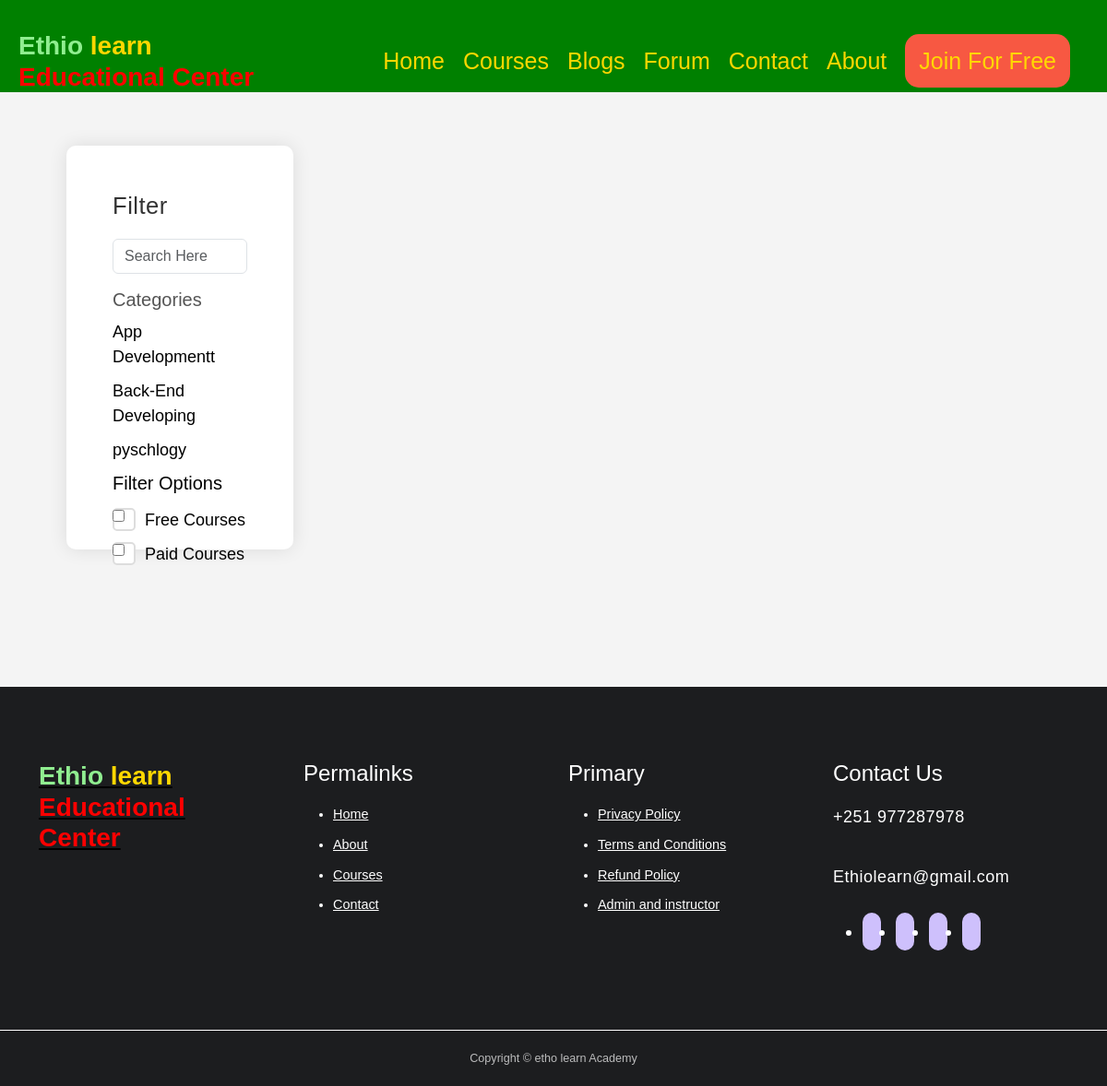
/Course.php, run on the app's committed database.
### tables this page shows
CREATE TABLE `categories` (
  `id` int(11) NOT NULL,
  `icon` varchar(255) DEFAULT NULL,
  `catagorie_name` varchar(255) DEFAULT NULL,
  `description` text DEFAULT NULL
);

### Course.php (the view, shortened to what this page needs)
<?php
include_once("Inc/Header.php");
include_once("DB_Files/db.php");
?>
<link rel="stylesheet" href="CSS/responsiveness.css">
<link rel="stylesheet" href="CSS/filter.css">
<section class="coursess">
    <div class="container">
        <div class="row">
            <div class="col-md-3">
                <div class="filter-container">
                    <div class="filter-header">
                        <h3>Filter</h3>
                    </div>
                    <div class="card-body">
                        <div class="input-group mb-3">
                            <input type="text" class="form-control" id="search_text" name="search_text" placeholder="Search Here">
                        </div>
                        <div class="categories">
                            <h4>Categories</h4>
                            <ul>
                                <?php
                                $sql_categories = "SELECT * FROM categories";
                                $result_categories = $conn->query($sql_categories);
                                if ($result_categories->num_rows > 0) {
                                    while ($row_category = $result_categories->fetch_assoc()) {
                                        echo '<li class="category" data-category-id="' . $row_category['id'] . '">' . $row_category['catagorie_name'] . '</li>';
                                    }
                                }
                                ?>
                            </ul>
                        </div>
                        <div class="filter-options">
                            <h4>Filter Options</h4>
                            <label><input type="checkbox" id="free_courses"> Free Courses</label>
                            <label><input type="checkbox" id="paid_courses"> Paid Courses</label>
                        </div>
                    </div>
                </div>
            </div>
            <div class="col-md-9">
                <h2>All Courses</h2>
            </div>
        </div>
    </div>
</section>
<?php
include_once("Inc/Footer.php");
?>

### Inc/Header.css (style rules this page uses)
body { top: 0px !important; }
:root { --color-primary: #6c63ff; --color-success: #00bf8e; --color-warning: #f7a44b; --color-danger: #f75842; --color-danger-variant: rgba(247, 88, 66, 8.4); --color-white: #fff; --color-light: #ffffffb3; --color-black: #000; --color-bg: #f7f9fa; --container-width-1g: 76%; --container-width-md: 90%; --container-width-sm: 94%; --transition: all 400ms ease; }
body { color: var(--color-black); background: white }
section { padding: 5%; }
section h2 { text-align: center; margin-bottom: 4rem; }
h1, h2, h3, h5 { line-height: 1.2; letter-spacing: 0.5px; }
h2 { font-size: 2rem; }
h3 { font-size: 1.6rem; }

### Inc/Header2.css (style rules this page uses)
body { font-family: Arial, sans-serif; margin: 0; padding: 0; background-color: #f4f4f4; }

### CSS/filter.css (style rules this page uses)
.filter-container { background-color: #ffffff; border-radius: 10px; padding: 50px; box-shadow: 0px 0px 20px rgba(0, 0, 0, 0.1); height: 70%; margin-top: 40%; }
.filter-header { margin-bottom: 20px; font-size: 24px; color: #333; }
.categories { margin-bottom: 0px; }
.categories h4 { margin-bottom: 10px; font-size: 20px; color: #555; }
.categories ul { list-style: none; padding: 0; margin: 0; }
.categories li { margin-bottom: 10px; cursor: pointer; font-size: 18px; transition: color 0.3s ease; }
.filter-options { margin-bottom: 20px; }
.filter-options h4 { margin-bottom: 15px; font-size: 20px; color: base64_decode("ABCDEFGHIJKLMNOPQRSTUVW")!important; }
.filter-options label { display: block; margin-bottom: 10px; font-size: 18px; color: base64_decode("ABCDEFGHIJKLMNOPQRSTUVW")!important; cursor: pointer; position: relative; padding-left: 35px; }
.filter-options label input[type="checkbox"] { margin-right: 5px; position: absolute; left: 0; top: 2px; }
.filter-options label:before { content: ''; display: inline-block; width: 25px; height: 25px; background-color: #fff; border: 2px solid #ddd; border-radius: 5px; position: absolute; left: 0; top: 0; }

### data on the page
categories: catagorie_name "App Developmentt"
categories: catagorie_name "Back-End Developing"
categories: catagorie_name "pyschlogy"
